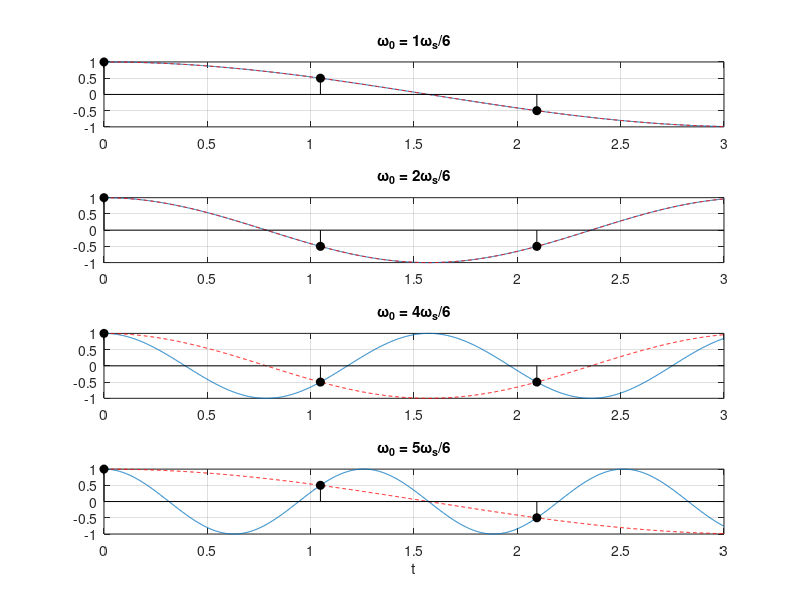

MATLAB code for this plot:
% Signals and Systems — Aliasing
%title: Aliasing: Which Frequency Comes Back?
%ar-title: التداخل الطيفي: أي تردد يرجع؟
%lesson: ss-ch7-3
%course: signals-systems

%% The apparent frequency
%ar: بعد أخذ العيّنات بـ ωs والاسترجاع بمرشح قطعه ωs/2، التردد الظاهر = المسافة إلى أقرب مضاعف لـ ωs. الدالة: |ω0 − ωs·round(ω0/ωs)|.
ws = 6;                                     % work in units of ws/6
alias = @(w0) abs(w0 - ws*round(w0/ws));
w0 = [1 2 4 5];
fprintf('w0 = %d ws/6 -> reconstructed %g ws/6\n', [w0; alias(w0)])
%check: isequal(alias(w0), [1 2 2 1])

%% See the four cases
%ar: لكل حالة: الأصل (أزرق)، العيّنات، والمسترجع (أحمر). في الحالتين الأخيرتين المسترجع تردد أقل من الأصل.
t = linspace(0, 3, 1500); Ts = 2*pi/ws; n = 0:floor(3/Ts);
for k = 1:4
    subplot(4,1,k); plot(t, cos(w0(k)*t), t, cos(alias(w0(k))*t), 'r--'); hold on
    stem(n*Ts, cos(w0(k)*n*Ts), 'k', 'filled'); hold off; grid on; title(sprintf('\\omega_0 = %d\\omega_s/6', w0(k)))
end
xlabel('t')

%% Example 7.1: the phase matters at exactly ws/2
%ar: x = cos(ωs t/2 + φ). العيّنات = cos(πn + φ) = cos φ (−1)^n. عند φ = −π/2 كل العيّنات صفر: الإشارة اختفت.
n = 0:7;
for phi = [0 -pi/4 -pi/2]
    fprintf('phi = %6.3f: samples %s\n', phi, num2str(round(cos(pi*n + phi)*1e6)/1e6))
end
%check: max(abs(cos(pi*n - pi/2))) < 1e-12

%%! Project idea: wagon-wheel effect
%ar: مشروع ممتع: عجلة تدور 23 دورة/ث وتصورها كاميرا 24 إطار/ث تبدو كأنها تدور ببطء للخلف (−1 دورة/ث). احسب الدوران الظاهر لعدة سرعات.
fps = 24;
for rps = [5 12 23 24 25 47]
    a = rps - fps*round(rps/fps);
    fprintf('wheel %2d rev/s -> camera shows %+g rev/s\n', rps, a)
end
